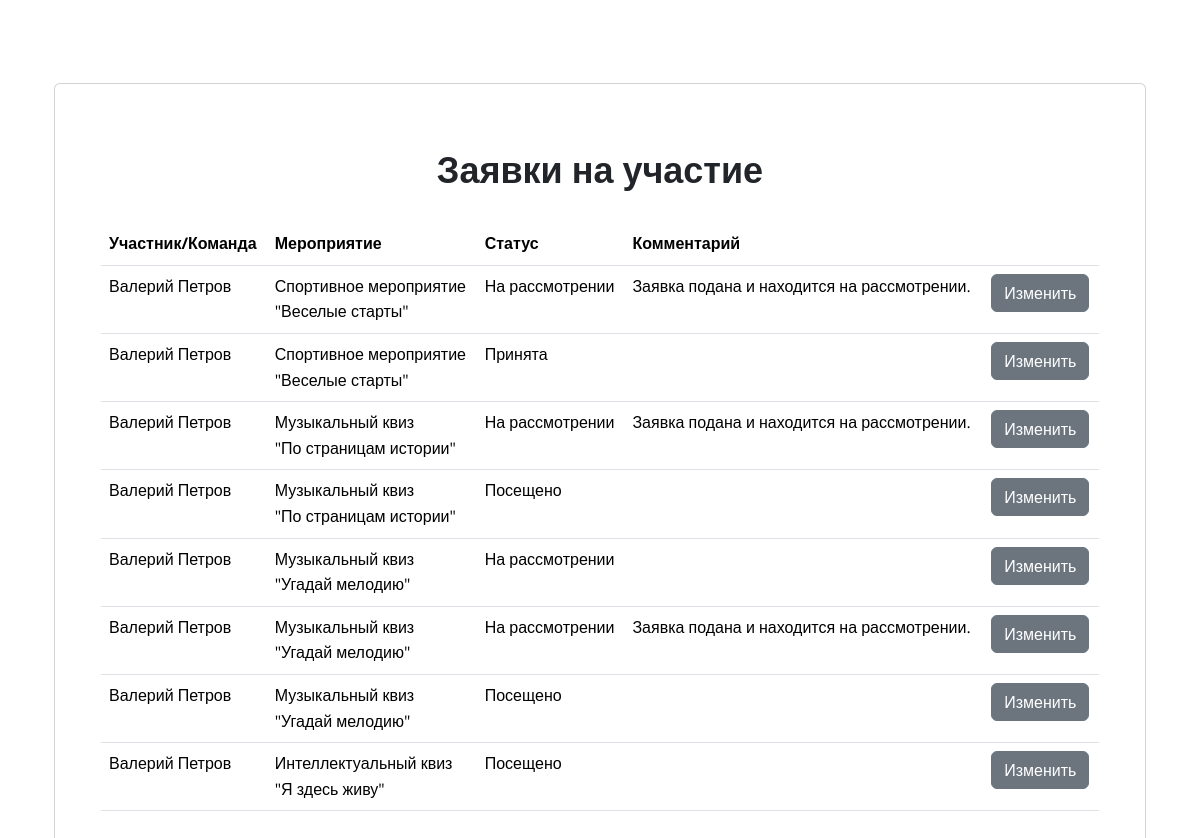
Before: /invitation_status/ with the older database file.
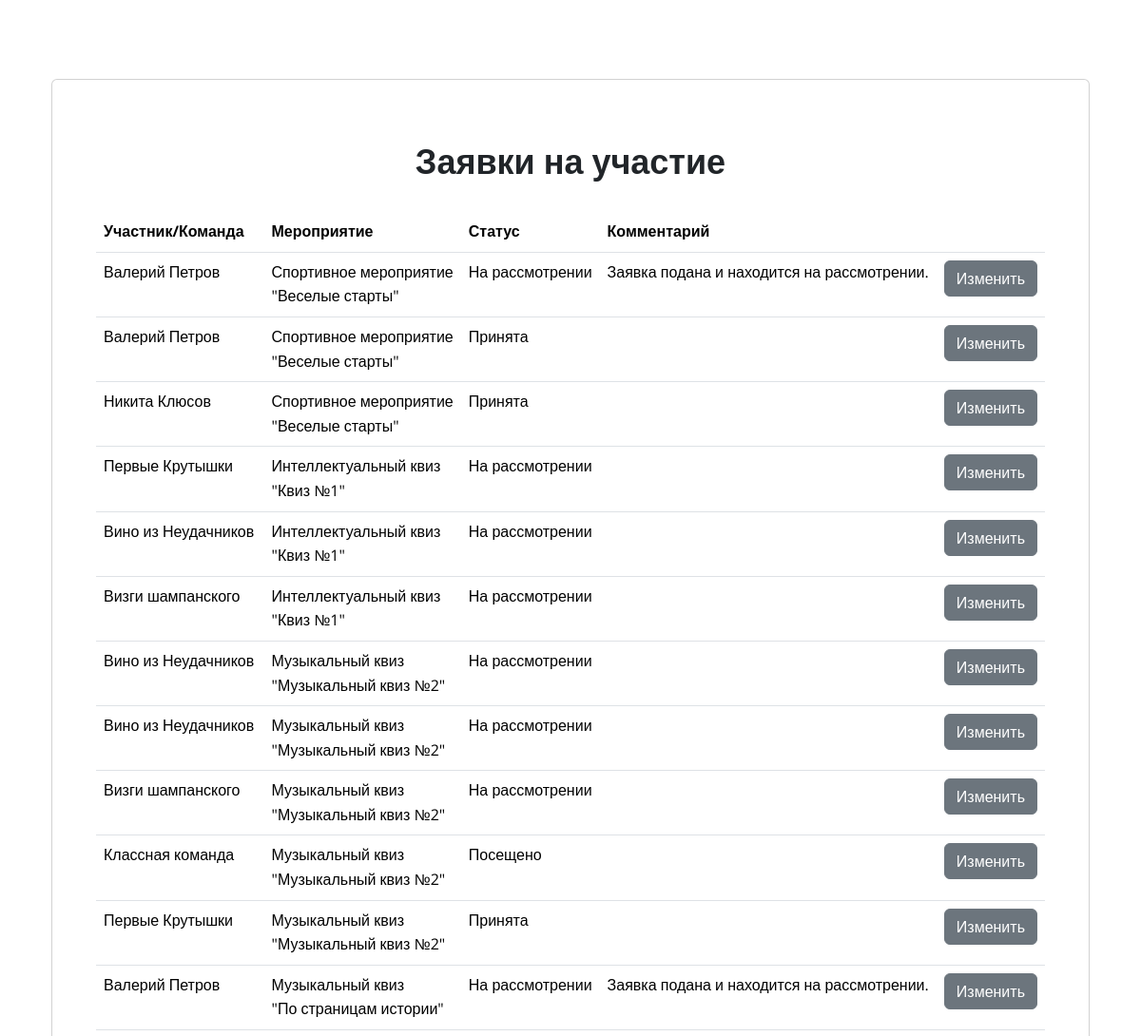
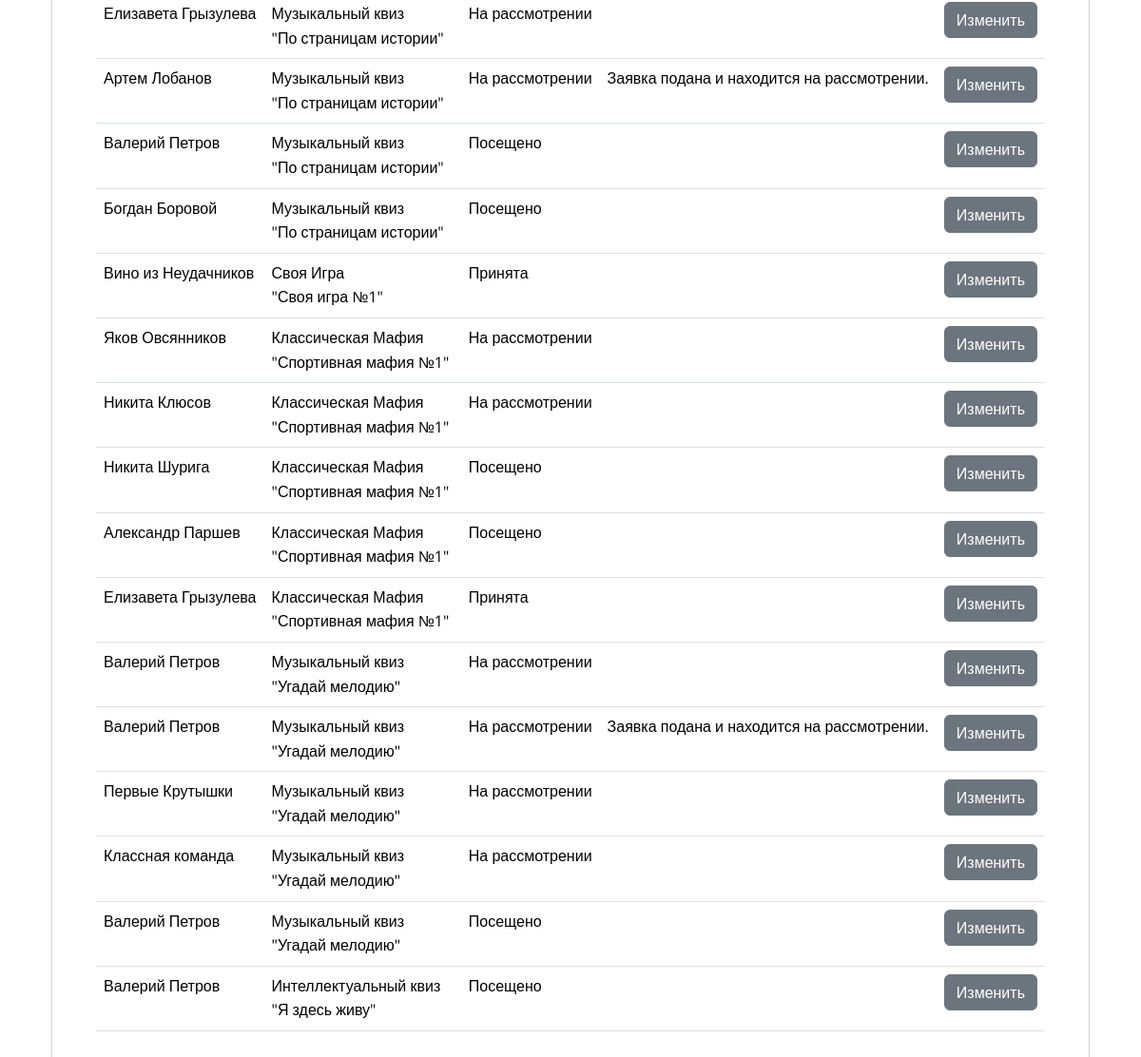
After: the same page with the newer database file (2 pictures, top to bottom).
### Diplom/models.py (models this page shows, shortened)
class InvitationStatus(models.Model):
    Invitation = models.ForeignKey('Invitation', on_delete=models.CASCADE)
    Status = models.ForeignKey('Status', on_delete=models.CASCADE)
    Profile = models.ForeignKey('Profile', on_delete=models.CASCADE)
    Status_Date = models.DateField(blank=True, null=True, auto_now_add=True)
    Description = models.CharField(max_length=255, blank=True, null=True)

class Invitation(models.Model):
    date_submitted = models.DateField(blank=True, null=True)
    Event_Plan_Position = models.ForeignKey('Event_Plan_Position', on_delete=models.CASCADE)
    Team = models.ForeignKey('Team', on_delete=models.CASCADE, null=True, blank=True)
    Team_Members = models.ForeignKey('Team_Members', on_delete=models.CASCADE, null=True, blank=True)
    Profile = models.ForeignKey('Profile', on_delete=models.CASCADE, null=True, blank=True)

class Profile(models.Model):
    user = models.OneToOneField(User, on_delete=models.CASCADE)
    image = models.ImageField(upload_to='images', null=True, blank=True)
    patronymic = models.CharField(max_length=255, verbose_name='Отчество (если есть)', blank=True, null=True)
    klass = models.CharField(max_length=4, verbose_name='Класс обучающегося', choices=klass_Choices, blank=True)

class Event_Plan_Position(models.Model):
    Event_Plan = models.ForeignKey('Event_Plan', on_delete=models.PROTECT)
    Event = models.ForeignKey('Event', on_delete=models.PROTECT)
    Date = models.DateField(null=True, blank=True)
    Date_Plan = models.DateField(null=True, blank=True)
    Date_Fact = models.DateField(null=True, blank=True)
    Description = models.TextField(null=True, blank=True)
    Eventers_Plan = models.IntegerField(null=True, blank=True)
    Eventers_Fact = models.IntegerField(null=True, blank=True)

class Event(models.Model):
    name = models.CharField(max_length=255)
    max_eventers = models.IntegerField(default=100)
    image = models.ImageField(upload_to='images', null=True, blank=True)
    description = models.TextField(null=True, blank=True)
    team = models.BooleanField('Командное мероприятие', null=True, blank=True)
    EventType = models.ForeignKey('EventType', on_delete=models.CASCADE)
    EducationLevel = models.ForeignKey('EducationLevel', on_delete=models.CASCADE)

class EventType(models.Model):
    name = models.CharField(max_length=100,
                            verbose_name='Наименование типа мероприятия',
                            choices=EventType_Choices)

class Status(models.Model):
    name = models.CharField(max_length=255, verbose_name='Статус заявки', choices=Status_Choices, blank=True, default='На рассмотрении')

class Team(models.Model):
    name = models.CharField(max_length=255)
    date_created = models.DateTimeField(blank=True, null=True)
    date_disbanded = models.DateTimeField(blank=True, null=True)
    capitan = models.ForeignKey(Profile, on_delete=models.SET_NULL, verbose_name="Капитан", blank=True, null=True)
    def __str__(self):
        return str(self.name)

### Diplom/views.py (the view)
# urls.py: path('invitation_status/', InvitationStatusView.as_view(), name='invitation_status'),
class InvitationStatusView(ListView):
    model = InvitationStatus
    template_name = 'invitation_status.html'
    def get_queryset(self):
        return InvitationStatus.objects.all().order_by('Invitation__Event_Plan_Position__Event__name', 'Status__name')

### templates/invitation_status.html
{% extends 'base.html' %}
{% block content %}
    <div class="container px-4">
        <div class="d-flex justify-content-center">
            <div class="card" style="width: 100%; height: 100%; padding: 30px">
                <div class="card-body">
                    <h3 align="center" style="padding-bottom: 10px"><strong>Заявки на участие</strong></h3>
                    <table class="table">
                        <thead>
                        <tr>
                            <th>Участник/Команда</th>
                            <th>Мероприятие</th>
                            <th>Статус</th>
                            <th>Комментарий</th>
                            <th></th>
                        </tr>
                        </thead>
                        <tbody>
                        {% for event in  object_list %}
                            <tr>
                                {% if event.Invitation.Team %}
                                    <td>{{ event.Invitation.Team }}</td>
                                {% else %}
                                    <td>{{ event.Invitation.Profile.user.first_name }} {{ event.Invitation.Profile.user.last_name }} </td>
                                {% endif %}
                                <td>{{ event.Invitation.Event_Plan_Position.Event.EventType.name }}<br>
                                    "{{ event.Invitation.Event_Plan_Position.Event.name }}"
                                </td>
                                <td>{{ event.Status.name }}</td>
                                {% if event.Description %}
                                    <td>{{ event.Description }}</td>
                                {% else %}
                                    <td> </td>
                                {% endif %}
                                <td><a href="{% url 'invitation_status_update' event.pk %}" type="button" class="btn btn-secondary">Изменить</a></td>
                            </tr>
                        {% endfor %}
                        </tbody>
                    </table>
                </div>
            </div>
        </div>
    </div>
{% endblock %}

Changed rows visible on the page:
added InvitationStatus: Invitation.Profile.user.first_name "Никита", Invitation.Profile.user.last_name "Клюсов", Invitation.Event_Plan_Position.Event.EventType.name "Спортивное мероприятие", Invitation.Event_Plan_Position.Event.name "Веселые старты", Status.name "Принята"
added InvitationStatus: Invitation.Team "Первые Крутышки", Invitation.Event_Plan_Position.Event.EventType.name "Интеллектуальный квиз", Invitation.Event_Plan_Position.Event.name "Квиз №1", Status.name "На рассмотрении"
added InvitationStatus: Invitation.Team "Вино из Неудачников", Invitation.Event_Plan_Position.Event.EventType.name "Интеллектуальный квиз", Invitation.Event_Plan_Position.Event.name "Квиз №1", Status.name "На рассмотрении"
added InvitationStatus: Invitation.Team "Визги шампанского", Invitation.Event_Plan_Position.Event.EventType.name "Интеллектуальный квиз", Invitation.Event_Plan_Position.Event.name "Квиз №1", Status.name "На рассмотрении"
added InvitationStatus: Invitation.Team "Вино из Неудачников", Invitation.Event_Plan_Position.Event.EventType.name "Музыкальный квиз", Invitation.Event_Plan_Position.Event.name "Музыкальный квиз №2", Status.name "На рассмотрении"
added InvitationStatus: Invitation.Team "Вино из Неудачников", Invitation.Event_Plan_Position.Event.EventType.name "Музыкальный квиз", Invitation.Event_Plan_Position.Event.name "Музыкальный квиз №2", Status.name "На рассмотрении"
added InvitationStatus: Invitation.Team "Визги шампанского", Invitation.Event_Plan_Position.Event.EventType.name "Музыкальный квиз", Invitation.Event_Plan_Position.Event.name "Музыкальный квиз №2", Status.name "На рассмотрении"
added InvitationStatus: Invitation.Team "Классная команда", Invitation.Event_Plan_Position.Event.EventType.name "Музыкальный квиз", Invitation.Event_Plan_Position.Event.name "Музыкальный квиз №2", Status.name "Посещено"
added InvitationStatus: Invitation.Team "Первые Крутышки", Invitation.Event_Plan_Position.Event.EventType.name "Музыкальный квиз", Invitation.Event_Plan_Position.Event.name "Музыкальный квиз №2", Status.name "Принята"
added InvitationStatus: Invitation.Profile.user.first_name "Елизавета", Invitation.Profile.user.last_name "Грызулева", Invitation.Event_Plan_Position.Event.EventType.name "Музыкальный квиз", Invitation.Event_Plan_Position.Event.name "По страницам истории", Status.name "На рассмотрении"
added InvitationStatus: Invitation.Profile.user.first_name "Артем", Invitation.Profile.user.last_name "Лобанов", Invitation.Event_Plan_Position.Event.EventType.name "Музыкальный квиз", Invitation.Event_Plan_Position.Event.name "По страницам истории", Status.name "На рассмотрении", Description "Заявка подана и находится на рассмотрении."
added InvitationStatus: Invitation.Profile.user.first_name "Богдан", Invitation.Profile.user.last_name "Боровой", Invitation.Event_Plan_Position.Event.EventType.name "Музыкальный квиз", Invitation.Event_Plan_Position.Event.name "По страницам истории", Status.name "Посещено"
added InvitationStatus: Invitation.Team "Вино из Неудачников", Invitation.Event_Plan_Position.Event.EventType.name "Своя Игра", Invitation.Event_Plan_Position.Event.name "Своя игра №1", Status.name "Принята"
added InvitationStatus: Invitation.Profile.user.first_name "Яков", Invitation.Profile.user.last_name "Овсянников", Invitation.Event_Plan_Position.Event.EventType.name "Классическая Мафия", Invitation.Event_Plan_Position.Event.name "Спортивная мафия №1", Status.name "На рассмотрении"
added InvitationStatus: Invitation.Profile.user.first_name "Никита", Invitation.Profile.user.last_name "Клюсов", Invitation.Event_Plan_Position.Event.EventType.name "Классическая Мафия", Invitation.Event_Plan_Position.Event.name "Спортивная мафия №1", Status.name "На рассмотрении"
added InvitationStatus: Invitation.Profile.user.first_name "Никита", Invitation.Profile.user.last_name "Шурига", Invitation.Event_Plan_Position.Event.EventType.name "Классическая Мафия", Invitation.Event_Plan_Position.Event.name "Спортивная мафия №1", Status.name "Посещено"
added InvitationStatus: Invitation.Profile.user.first_name "Александр", Invitation.Profile.user.last_name "Паршев", Invitation.Event_Plan_Position.Event.EventType.name "Классическая Мафия", Invitation.Event_Plan_Position.Event.name "Спортивная мафия №1", Status.name "Посещено"
added InvitationStatus: Invitation.Profile.user.first_name "Елизавета", Invitation.Profile.user.last_name "Грызулева", Invitation.Event_Plan_Position.Event.EventType.name "Классическая Мафия", Invitation.Event_Plan_Position.Event.name "Спортивная мафия №1", Status.name "Принята"
added InvitationStatus: Invitation.Team "Первые Крутышки", Invitation.Event_Plan_Position.Event.EventType.name "Музыкальный квиз", Invitation.Event_Plan_Position.Event.name "Угадай мелодию", Status.name "На рассмотрении"
added InvitationStatus: Invitation.Team "Классная команда", Invitation.Event_Plan_Position.Event.EventType.name "Музыкальный квиз", Invitation.Event_Plan_Position.Event.name "Угадай мелодию", Status.name "На рассмотрении"
